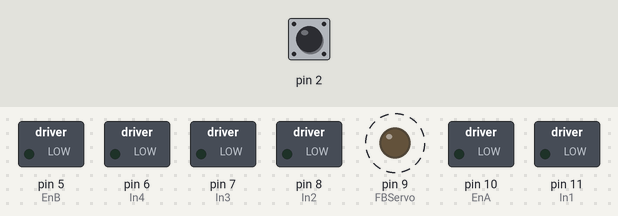
Simulated run of this sketch. Board: Arduino Uno, built with avr-gcc and run on an emulated ATmega328P. Parts: switched loads named in the sketch (green lamp = pin HIGH), output pins drawn as LEDs (lit = HIGH). Dashed ring = blinking. The inputs (shaded band) are chosen by the test bench; at power-on: pin 2 LOW. What the sketch prints to the serial monitor is not drawn.

Above: at 1.28 s.
1.3 s: pin 2 pulsed HIGH 2 times (0.12 s each, 0.3 s apart)
Timing chart, 0 to 10.3 s (numbered marks = the images above; inputs shaded):
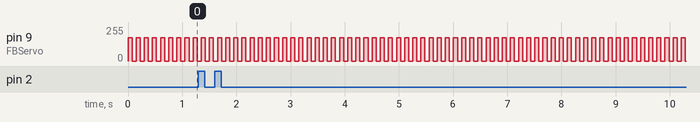

Measured:
- by itself, pin 9 (FBServo): alternates 175/255 for 0.08 s and 0/255 for 0.08 s

The sketch:

ADMainV1.ino
```cpp
/*
  This code is used to control the DC servo motors for the Conduit Crawler
  It initializes the pin positions for control from the Microcontroller and
  impliments a simple forward drive motion. The code interfaces with the
  L298N Motor Controller Board. Our project uses the same control signals to
  operate two controller boards with a total of 4 DC motors.
  analogWrite() functions determines the spead of the DC motors
  The follwing tables controls the operation of the Hbridge. Setting the
  related pins will provide the desired direction
IN1   IN2   IN3   IN4   Direction
0     0     0     0     Stop
1     0     1     0     Forward
0     1     0     1     Reverse
1     0     0     1     Left
0     1     1     0     Right

 */

//Motor Connections and definitions
//The Arduino Pins on left, AVR pins on right
#define EnA 10 // PB2
#define EnB 5 // PD5
#define In1 11 // PB3 was 9 PB1
#define In2 8 // PB0
#define In3 7 // PD7
#define In4 6 // PD6
#define FBServo 9 // PB1
volatile int pwm_value = 0;
volatile int prev_time = 0;
volatile char incomingFlag;

void setup()
{
  Serial.begin(115200);
  // when pin D2 goes high, call the rising function
  attachInterrupt(0, rising, RISING);
  // All motor control pins are outputs
  pinMode(EnA, OUTPUT); // PWM Signal of duty cycle between 0 (always off) and 255 (always on), accepts integers
  pinMode(EnB, OUTPUT); // PWM Signal "                                                                        "
  pinMode(In1, OUTPUT);
  pinMode(In2, OUTPUT);
  pinMode(In3, OUTPUT);
  pinMode(In4, OUTPUT);
  pinMode(FBServo, OUTPUT);
      // turn on motor A
  digitalWrite(In1, HIGH);
  digitalWrite(In2, LOW);
  digitalWrite(In3, HIGH);
  digitalWrite(In4, LOW);
}
void goForward()   //run both motors forward in the same direction
{
  digitalWrite(In1, HIGH);
  digitalWrite(In2, LOW);
  digitalWrite(In3, HIGH);
  digitalWrite(In4, LOW);
  analogWrite(EnA, 150);
  analogWrite(EnB, 150);

}

void goBackward()   //run both motors backward in the same direction
{
  // turn on motor A
  digitalWrite(In1, LOW);
  digitalWrite(In2, HIGH);
  // set speedA to 150 out 255
  analogWrite(EnA, 200);
  // turn on motor B
  digitalWrite(In3, LOW);
  digitalWrite(In4, HIGH);
  // set speedB to 150 out 255
  analogWrite(EnB, 200);
  delay(2000);
  // now turn off motors
  digitalWrite(In1, LOW);
  digitalWrite(In2, LOW);
  digitalWrite(In3, LOW);
  digitalWrite(In4, LOW);
}

void Stop()   //Stop Motors
{
  digitalWrite(In1, LOW);
  digitalWrite(In2, LOW);
  digitalWrite(In3, LOW);
  digitalWrite(In4, LOW);
}

void RunServo(){
  analogWrite(FBServo,175);
if (pwm_value >= 500)
{
  analogWrite(FBServo,0);
  }
  delay(75);
analogWrite(FBServo,200);
if (pwm_value <= 400)
{
  analogWrite(FBServo,0);
  }
  delay(75);
  }
void loop()
{
  incomingFlag = Serial.read();
  while (incomingFlag = "S"){
    Stop();
    Serial.println("Motor Stopped");
    RunServo();
    }
  goForward();
  RunServo();
}

void rising() {
  attachInterrupt(0, falling, FALLING);
  prev_time = micros();
}

void falling() {
  attachInterrupt(0, rising, RISING);
  pwm_value = micros()-prev_time;
  Serial.println(pwm_value);
}
```
